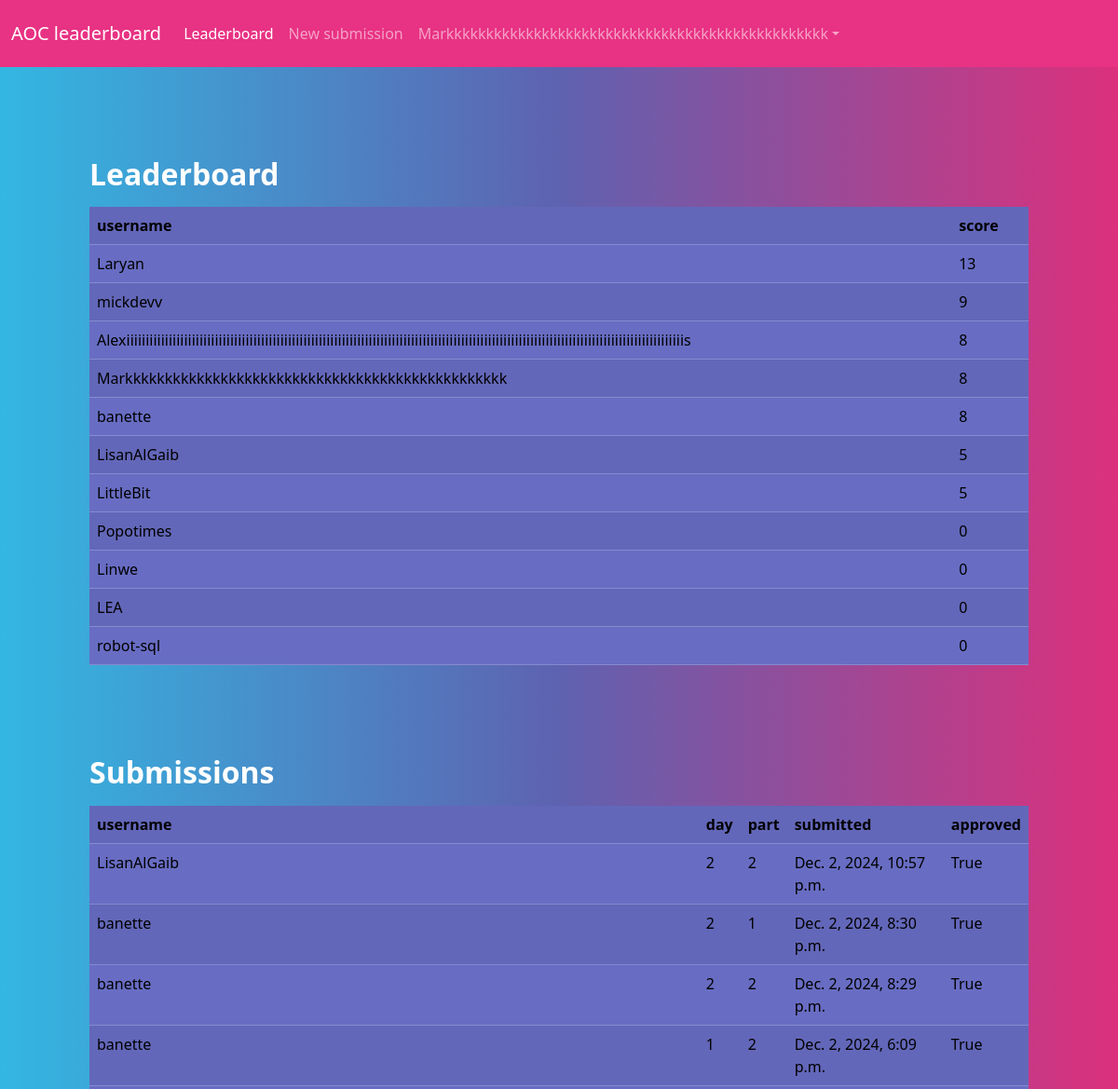
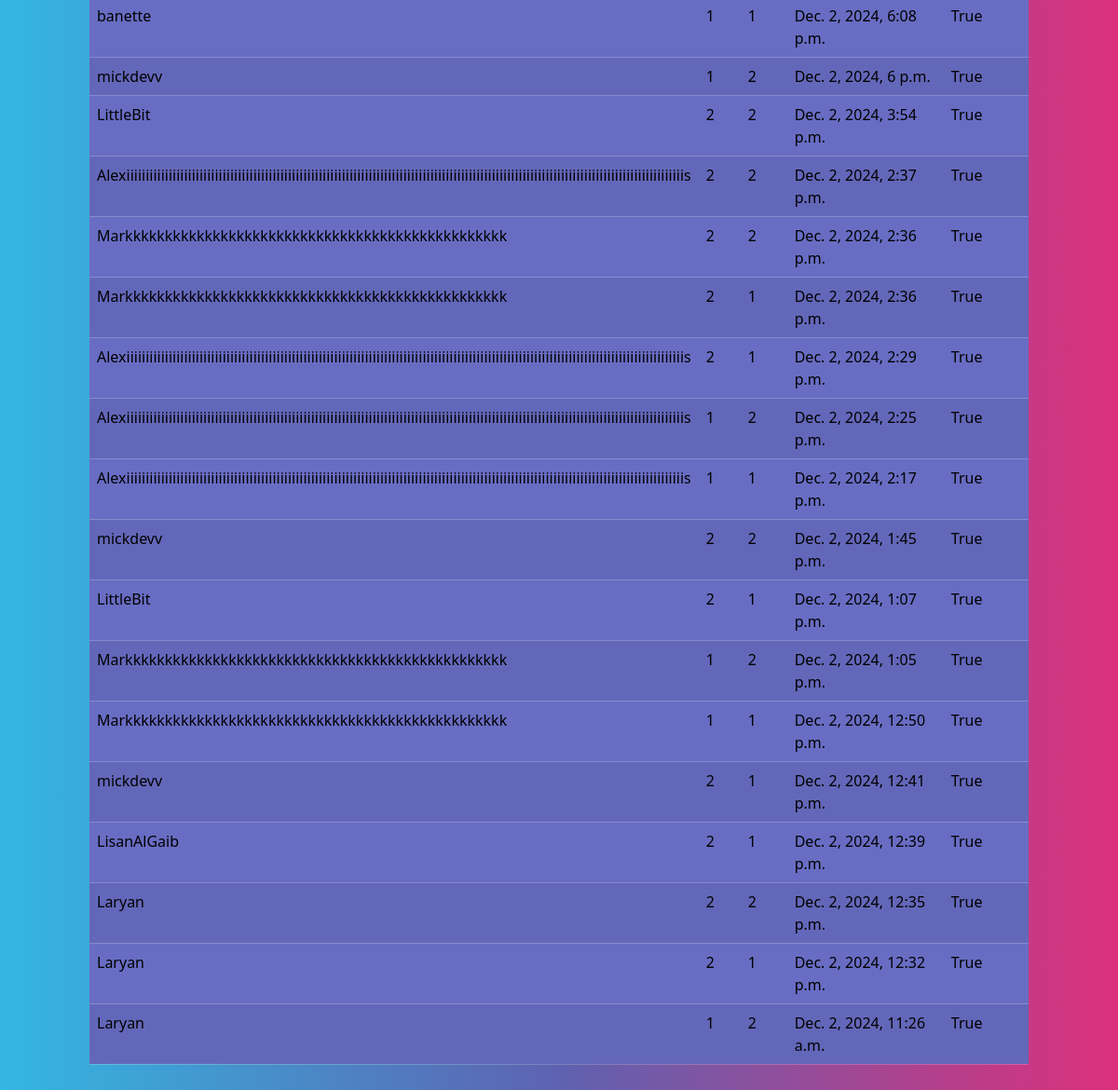
Page / (signed in) on the committed database (2 pictures, top to bottom).
### main/models.py (models this page shows, shortened)
class UserProfile(models.Model):
    user = models.OneToOneField(User, on_delete=models.CASCADE, related_name='profile')
    score = models.IntegerField(default=0)

class Submission(models.Model):
    DAY_CHOICES = [(i, f"Day {i}") for i in range(1, 26)]  # Dropdown for days 1 to 25
    PART_CHOICES = [(1, "Part 1"), (2, "Part 2")]  # Dropdown for parts
    createdAt = models.DateTimeField(auto_now_add=True)
    approved = models.BooleanField(default=False)
    user = models.ForeignKey(User, on_delete=models.CASCADE)
    image = models.ImageField(upload_to ='uploads/')
    day = models.IntegerField(choices=DAY_CHOICES)
    part = models.IntegerField(choices=PART_CHOICES)
    code = models.FileField(upload_to='uploads/text_files/')

### main/views.py (the view)
# urls.py: path('', views.leaderboard, name='home'),
@login_required(login_url='/login')
def leaderboard(request):
    users, submissions = calculateScores()
    return render(request, 'leaderboard.html', {'submissions': submissions, 'users': users})

### main/templates/leaderboard.html
{% extends 'base.html' %}
{% block content %}
<h2>Leaderboard</h2>
<table class="table table-striped mb-5 p-0">
    <tr>
        <th>username</th>
        <th>score</th>
    </tr>
    {% for user in users %}
    <tr>
        <td>{{ user.username }}</td>
        <td>{{ user.profile.score }}</td>
    </tr>
    {% endfor %}
</table>
<h2>Submissions</h2>
<table class="table table-striped mb-5 p-0">
    <tr>
        <th>username</th>
        <th>day</th>
        <th>part</th>
        <th>submitted</th>
        <th>approved</th>
    </tr>
    {% for sub in submissions %}
    <tr>
        <td>{{ sub.user.username }}</td>
        <td>{{ sub.day }}</td>
        <td>{{ sub.part }}</td>
        <td>{{ sub.createdAt }}</td>
        <td>{{ sub.approved }}</td>
    </tr>
    {% endfor %}
</table>
{% endblock %}

### main/templates/base.html (shortened to what this page needs)
<!DOCTYPE html>
<html lang="en">
<head>
    {% load static %}
    {% load bootstrap5 %}
    {% bootstrap_css %}
    <link rel="stylesheet" href="{% static 'quartz.css' %}">
</head>
<body>
    {% with request.resolver_match.url_name as url_name %}
    <nav class="navbar sticky-top navbar-expand-lg navbar-dark bg-primary">
        <div class="container-fluid">
            <a class="navbar-brand" href="{% url 'home' %}">AOC leaderboard</a>
            <div class="collapse navbar-collapse" id="navbarSupportedContent">
                <ul class="navbar-nav me-auto mb-2 mb-lg-0">
                    {% if user.is_authenticated %}
                    <li class="nav-item">
                        <a class="nav-link {% if url_name == 'home' %}active{% endif %}"
                            href="{% url 'home' %}">Leaderboard</a>
                    </li>
                    <li class="nav-item">
                        <a class="nav-link {% if url_name == 'submission' %}active{% endif %}"
                            href="{% url 'submission' %}">New submission</a>
                    </li>
                    <li class="nav-item dropdown">
                        <a class="nav-link dropdown-toggle" data-bs-toggle="dropdown" href="" role="button"
                            aria-haspopup="true" aria-expanded="true">{{ user.username }}</a>
                    </li>
                    {% endif %}
                </ul>
            </div>
        </div>
    </nav>
    {% endwith %}
    <div class="m-5 justify-content-center content">
        {% block content %}
        {% endblock content %}
    </div>
</body>
</html>

### rows in the picture
Submission: user.username "LisanAlGaib", day "2", part "2", createdAt "Dec. 2, 2024, 10:57 p.m.", approved "True"
Submission: user.username "banette", day "2", part "1", createdAt "Dec. 2, 2024, 8:30 p.m.", approved "True"
Submission: user.username "banette", day "2", part "2", createdAt "Dec. 2, 2024, 8:29 p.m.", approved "True"
Submission: user.username "banette", day "1", part "2", createdAt "Dec. 2, 2024, 6:09 p.m.", approved "True"
Submission: user.username "banette", day "1", part "1", createdAt "Dec. 2, 2024, 6:08 p.m.", approved "True"
Submission: user.username "mickdevv", day "1", part "2", createdAt "Dec. 2, 2024, 6 p.m.", approved "True"
Submission: user.username "LittleBit", day "2", part "2", createdAt "Dec. 2, 2024, 3:54 p.m.", approved "True"
Submission: user.username "Alexiiiiiiiiiiiiiiiiiiiiiiiiiiiiiiiiiiiiiiiiiiiiiiiiiiiiiiiiiiiiiiiiiiiiiiiiiiiiiiiiiiiiiiiiiiiiiiiiiiiiiiiiiiiiiiiiiiiiiiiiiiiiiiiiiiiiiiiiiiiiiiiiis", day "2", part "2", createdAt "Dec. 2, 2024, 2:37 p.m.", approved "True"
Submission: user.username "Markkkkkkkkkkkkkkkkkkkkkkkkkkkkkkkkkkkkkkkkkkkkkkkk", day "2", part "2", createdAt "Dec. 2, 2024, 2:36 p.m.", approved "True"
Submission: user.username "Markkkkkkkkkkkkkkkkkkkkkkkkkkkkkkkkkkkkkkkkkkkkkkkk", day "2", part "1", createdAt "Dec. 2, 2024, 2:36 p.m.", approved "True"
Submission: user.username "Alexiiiiiiiiiiiiiiiiiiiiiiiiiiiiiiiiiiiiiiiiiiiiiiiiiiiiiiiiiiiiiiiiiiiiiiiiiiiiiiiiiiiiiiiiiiiiiiiiiiiiiiiiiiiiiiiiiiiiiiiiiiiiiiiiiiiiiiiiiiiiiiiiis", day "2", part "1", createdAt "Dec. 2, 2024, 2:29 p.m.", approved "True"
Submission: user.username "Alexiiiiiiiiiiiiiiiiiiiiiiiiiiiiiiiiiiiiiiiiiiiiiiiiiiiiiiiiiiiiiiiiiiiiiiiiiiiiiiiiiiiiiiiiiiiiiiiiiiiiiiiiiiiiiiiiiiiiiiiiiiiiiiiiiiiiiiiiiiiiiiiiis", day "1", part "2", createdAt "Dec. 2, 2024, 2:25 p.m.", approved "True"
Submission: user.username "Alexiiiiiiiiiiiiiiiiiiiiiiiiiiiiiiiiiiiiiiiiiiiiiiiiiiiiiiiiiiiiiiiiiiiiiiiiiiiiiiiiiiiiiiiiiiiiiiiiiiiiiiiiiiiiiiiiiiiiiiiiiiiiiiiiiiiiiiiiiiiiiiiiis", day "1", part "1", createdAt "Dec. 2, 2024, 2:17 p.m.", approved "True"
Submission: user.username "mickdevv", day "2", part "2", createdAt "Dec. 2, 2024, 1:45 p.m.", approved "True"
Submission: user.username "LittleBit", day "2", part "1", createdAt "Dec. 2, 2024, 1:07 p.m.", approved "True"
Submission: user.username "Markkkkkkkkkkkkkkkkkkkkkkkkkkkkkkkkkkkkkkkkkkkkkkkk", day "1", part "2", createdAt "Dec. 2, 2024, 1:05 p.m.", approved "True"
Submission: user.username "Markkkkkkkkkkkkkkkkkkkkkkkkkkkkkkkkkkkkkkkkkkkkkkkk", day "1", part "1", createdAt "Dec. 2, 2024, 12:50 p.m.", approved "True"
Submission: user.username "mickdevv", day "2", part "1", createdAt "Dec. 2, 2024, 12:41 p.m.", approved "True"
Submission: user.username "LisanAlGaib", day "2", part "1", createdAt "Dec. 2, 2024, 12:39 p.m.", approved "True"
Submission: user.username "Laryan", day "2", part "2", createdAt "Dec. 2, 2024, 12:35 p.m.", approved "True"
Submission: user.username "Laryan", day "2", part "1", createdAt "Dec. 2, 2024, 12:32 p.m.", approved "True"
Submission: user.username "Laryan", day "1", part "2", createdAt "Dec. 2, 2024, 11:26 a.m.", approved "True"

### other values in the picture
{{ user.username }} "Markkkkkkkkkkkkkkkkkkkkkkkkkkkkkkkkkkkkkkkkkkkkkkkk"
{{ user.username }} "Laryan"
{{ user.profile.score }} "13"
{{ user.username }} "mickdevv"
{{ user.profile.score }} "9"
{{ user.username }} "Alexiiiiiiiiiiiiiiiiiiiiiiiiiiiiiiiiiiiiiiiiiiiiiiiiiiiiiiiiiiiiiiiiiiiiiiiiiiiiiiiiiiiiiiiiiiiiiiiiiiiiiiiiiiiiiiiiiiiiiiiiiiiiiiiiiiiiiiiiiiiiiiiiis"
{{ user.profile.score }} "8"
{{ user.username }} "banette"
{{ user.username }} "LisanAlGaib"
{{ user.profile.score }} "5"
{{ user.username }} "LittleBit"
{{ user.username }} "Popotimes"
{{ user.profile.score }} "0"
{{ user.username }} "Linwe"
{{ user.username }} "LEA"
